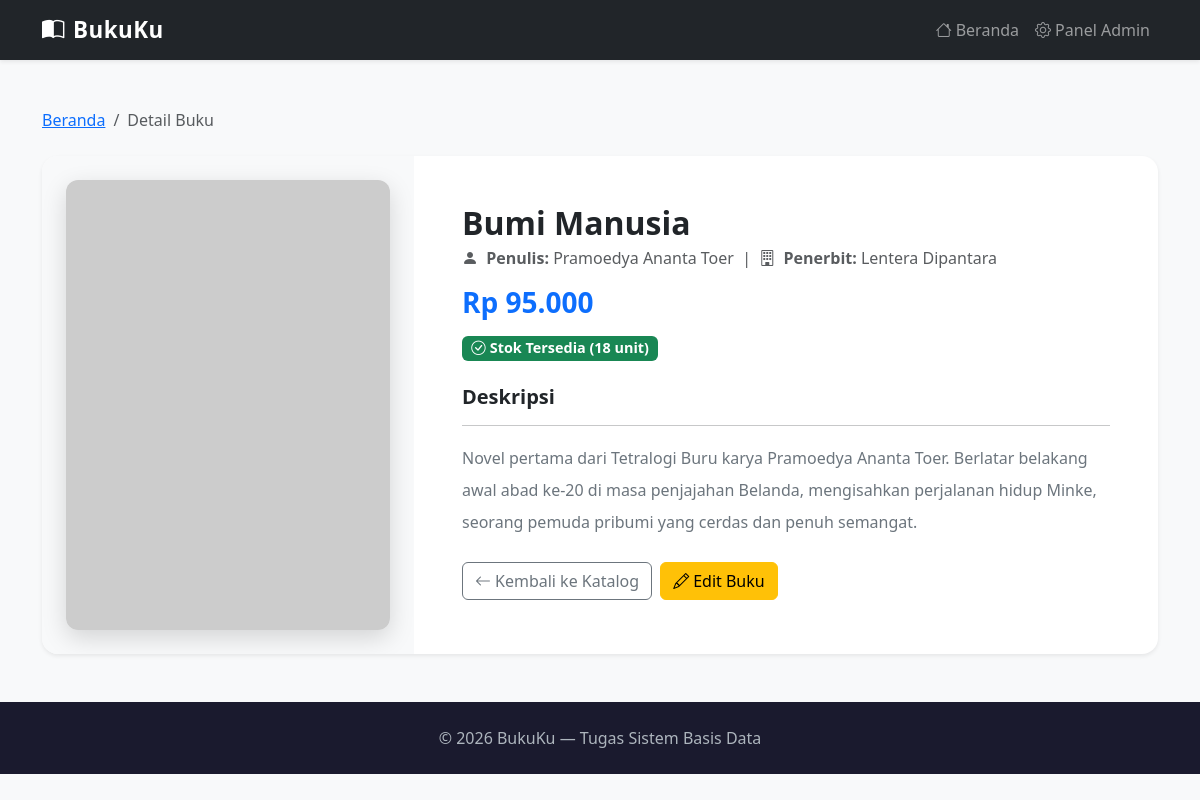
Screenshot of /detail.php?id=2 with the database file from the repository.
### tables this page shows
CREATE TABLE IF NOT EXISTS buku (
    id       INT(11)        NOT NULL AUTO_INCREMENT,
    judul    VARCHAR(150)   NOT NULL,
    penulis  VARCHAR(100)   NOT NULL,
    penerbit VARCHAR(100)   NOT NULL,
    harga    DECIMAL(12,0)  NOT NULL DEFAULT 0,
    stok     INT(11)        NOT NULL DEFAULT 0,
    deskripsi TEXT,
    cover    VARCHAR(255)   DEFAULT NULL,
    PRIMARY KEY (id)
);

### detail.php (the view, shortened to what this page needs)
<?php
require_once 'config/koneksi.php';
$id = isset($_GET['id']) ? (int) $_GET['id'] : 0;
$stmt = $koneksi->prepare("SELECT * FROM buku WHERE id = ? LIMIT 1");
$stmt->bind_param("i", $id);
$stmt->execute();
$result = $stmt->get_result();
$buku = $result->fetch_assoc();
?>
<!DOCTYPE html>
<html lang="id">
<head>
    <link href="https://cdn.jsdelivr.net/npm/bootstrap@5.3.3/dist/css/bootstrap.min.css" rel="stylesheet">
    <link href="https://cdn.jsdelivr.net/npm/bootstrap-icons@1.11.3/font/bootstrap-icons.min.css" rel="stylesheet">
    <link href="assets/css/style.css" rel="stylesheet">
</head>
<body>
    <nav class="navbar navbar-expand-lg navbar-dark bg-dark sticky-top shadow-sm">
        <div class="container">
            <a class="navbar-brand" href="index.php">
                <i class="bi bi-book-half me-2"></i>BukuKu
            </a>
            <div class="collapse navbar-collapse">
                <ul class="navbar-nav ms-auto">
                    <li class="nav-item">
                        <a class="nav-link" href="index.php"><i class="bi bi-house me-1"></i>Beranda</a>
                    </li>
                    <li class="nav-item">
                        <a class="nav-link" href="admin/index.php"><i class="bi bi-gear me-1"></i>Panel Admin</a>
                    </li>
                </ul>
            </div>
        </div>
    </nav>
    <main class="container my-5">
        <nav aria-label="breadcrumb" class="mb-4">
            <ol class="breadcrumb">
                <li class="breadcrumb-item"><a href="index.php">Beranda</a></li>
                <li class="breadcrumb-item active" aria-current="page">Detail Buku</li>
            </ol>
        </nav>
        <div class="card border-0 shadow-sm rounded-4 overflow-hidden">
            <div class="row g-0">
                <div class="col-md-4 bg-light d-flex align-items-center justify-content-center p-4">
                    <img
                        src="<?= $buku['cover'] ? htmlspecialchars($buku['cover']) : 'https://via.placeholder.com/300x420?text=No+Cover' ?>"
                        class="detail-cover img-fluid"
                        alt="Cover <?= htmlspecialchars($buku['judul']) ?>"
                        onerror="this.src='https://via.placeholder.com/300x420?text=No+Cover'"
                    >
                </div>
                <div class="col-md-8">
                    <div class="card-body p-4 p-md-5">
                        <h2 class="card-title fw-bold mb-1"><?= htmlspecialchars($buku['judul']) ?></h2>
                        <p class="text-muted mb-3">
                            <i class="bi bi-person-fill me-1"></i>
                            <strong>Penulis:</strong> <?= htmlspecialchars($buku['penulis']) ?>
                            &nbsp;|&nbsp;
                            <i class="bi bi-building me-1"></i>
                            <strong>Penerbit:</strong> <?= htmlspecialchars($buku['penerbit']) ?>
                        </p>
                        <h3 class="text-primary fw-bold mb-3">
                            Rp <?= number_format($buku['harga'], 0, ',', '.') ?>
                        </h3>
                        <div class="mb-4">
                            <?php if ($buku['stok'] > 10): ?>
                                <span class="badge bg-success badge-stok">
                                    <i class="bi bi-check-circle me-1"></i>Stok Tersedia (<?= $buku['stok'] ?> unit)
                                </span>
                            <?php elseif ($buku['stok'] > 0): ?>
                                <span class="badge bg-warning text-dark badge-stok">
                                    <i class="bi bi-exclamation-triangle me-1"></i>Stok Terbatas (<?= $buku['stok'] ?> unit)
                                </span>
                            <?php else: ?>
                                <span class="badge bg-danger badge-stok">
                                    <i class="bi bi-x-circle me-1"></i>Stok Habis
                                </span>
                            <?php endif; ?>
                        </div>
                        <h5 class="fw-bold">Deskripsi</h5>
                        <hr>
                        <p class="card-text text-secondary lh-lg">
                            <?= nl2br(htmlspecialchars($buku['deskripsi'] ?? 'Tidak ada deskripsi tersedia.')) ?>
                        </p>
                        <div class="d-flex gap-2 mt-4 flex-wrap">
                            <a href="index.php" class="btn btn-outline-secondary">
                                <i class="bi bi-arrow-left me-1"></i>Kembali ke Katalog
                            </a>
                            <a href="admin/edit.php?id=<?= $buku['id'] ?>" class="btn btn-warning">
                                <i class="bi bi-pencil me-1"></i>Edit Buku
                            </a>
                        </div>
                    </div>
                </div>
            </div>
        </div>
    </main>
    <footer class="text-center mt-auto">
        <div class="container">
            <p class="mb-0">&copy; <?= date('Y') ?> BukuKu &mdash; Tugas Sistem Basis Data</p>
        </div>
    </footer>
</body>
</html>

### assets/css/style.css (style rules this page uses)
body { background-color: #f8f9fa; font-family: 'Segoe UI', Tahoma, Geneva, Verdana, sans-serif; }
.navbar-brand { font-weight: 700; font-size: 1.4rem; letter-spacing: 0.5px; }
.detail-cover { width: 100%; max-height: 450px; object-fit: cover; border-radius: 12px; box-shadow: 0 8px 24px rgba(0,0,0,0.15); }
.badge-stok { font-size: 0.9rem; }
footer { background-color: #1a1a2e; color: #adb5bd; padding: 24px 0; }

### rows the page displays
buku: judul "Bumi Manusia", penulis "Pramoedya Ananta Toer", penerbit "Lentera Dipantara", harga "95.000", stok "18", deskripsi "Novel pertama dari Tetralogi Buru karya Pramoedya Ananta Toer. Berlatar belakang awal abad ke-20 di masa penjajahan Belanda, mengisahkan perjalanan hidup Minke, seorang pemuda pribumi yang cerdas dan penuh semangat."
